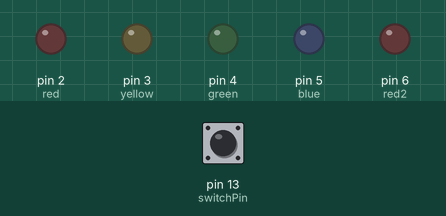
Recording of a sketch running on a simulated Arduino Uno, built with avr-gcc and run on an emulated ATmega328P. On the bench: output pins drawn as LEDs (lit = HIGH). Inputs (shaded band) come from the test bench; at power-on: pin 13 (switchPin) LOW.

Above: at 1.2 s.
1.3 s: pin 13 (switchPin) pulled HIGH for 0.15 s
At 1.5 s:
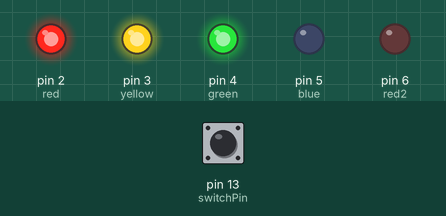
At 1.92 s:
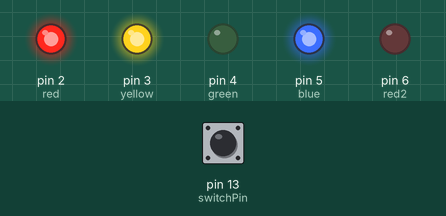
Timing chart, 0 to 21.1 s (numbered marks = the images above; inputs shaded):
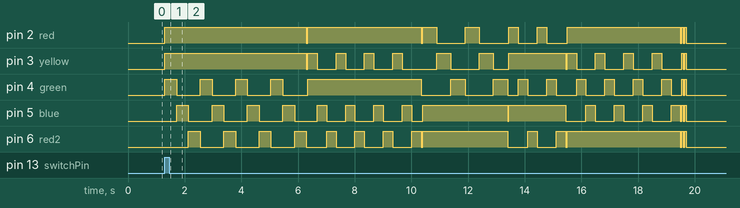

Measured:
- after the input at 1.3 s, pin 4 (green): LOW → HIGH at once, → LOW 0.42 s later, → HIGH 0.83 s later, → LOW 0.42 s later, … (30 changes in this stretch); pin 5 (blue): LOW → HIGH after 0.42 s, → LOW 0.42 s later, → HIGH 0.83 s later, → LOW 0.42 s later, … (32 changes in this stretch)

The sketch:

light_show.ino
```cpp
/*
SparkFun Inventor's Kit
Example sketch 06

SPDT Switch

Use a Single Pole - Double Throw Switch (SPDT) to select an LED to blink

This sketch was written by SparkFun Electronics,
with lots of help from the Arduino community.
This code is completely free for any use.
Visit http://learn.sparkfun.com/products/2 for SIK information.
Visit http://www.arduino.cc to learn more about Arduino.
*/


// Create constants for the pins we will be using
const int switchPin = 13;
const int red = 2;
const int yellow = 3;
const int green = 4;
const int blue = 5;
const int red2 = 6;


void setup()
{
  // Set up the switch pins to be an input:
  pinMode(switchPin, INPUT);

  // Set up the LED pins to be an output:
  pinMode(red,OUTPUT);
  pinMode(yellow,OUTPUT);
  pinMode(green,OUTPUT);
  pinMode(blue,OUTPUT);
  pinMode(red2,OUTPUT);
}


void loop()
{
  // variables to hold the switch state
  int switchVal;

  // Since a switch has only two states, either HIGH (3.3V)
  // or LOW (GND) there is no way for you to have a floating point situation so there       //is no need for a pulldown resistor.

  //store the switch value to the switchVal variable
  switchVal = digitalRead(switchPin);

 //if switchVal is HIGH the light show starts
 if(switchVal == HIGH)
 {
//loop 1
   digitalWrite(red,HIGH);
   digitalWrite(yellow,HIGH);
   digitalWrite(green,HIGH);
   delay(416);                    //416
   digitalWrite(green,LOW);
   digitalWrite(blue,HIGH);
   delay(416);                 //832
   digitalWrite(blue,LOW);
   digitalWrite(red2,HIGH);
   delay(416);                  //1248
   digitalWrite(red2,LOW);
//loop 2
   digitalWrite(green,HIGH);
   delay(416);                    //1664
   digitalWrite(green,LOW);
   digitalWrite(blue,HIGH);
   delay(416);                 //2080
   digitalWrite(blue,LOW);
   digitalWrite(red2,HIGH);
   delay(416);                  //2496
   digitalWrite(red2,LOW);
//loop 3
   digitalWrite(green,HIGH);
   delay(416);                    //2912
   digitalWrite(green,LOW);
   digitalWrite(blue,HIGH);
   delay(416);                 //3328
   digitalWrite(blue,LOW);
   digitalWrite(red2,HIGH);
   delay(416);                  //3744
   digitalWrite(red2,LOW);
//loop 4
   digitalWrite(green,HIGH);
   delay(416);                    //4160
   digitalWrite(green,LOW);
   digitalWrite(blue,HIGH);
   delay(416);                 //4576
   digitalWrite(blue,LOW);
   digitalWrite(red2,HIGH);
   delay(416);                  //4992
   digitalWrite(red2,LOW);
   digitalWrite(red,LOW);
   digitalWrite(yellow,LOW);
   delay(50);
//part 1 done 5sec
//loop 1
   digitalWrite(red,HIGH);
   digitalWrite(green,HIGH);
   digitalWrite(yellow,HIGH);
   delay(334);                //334
   digitalWrite(yellow,LOW);
   digitalWrite(blue,HIGH);
   delay(333);                //667
   digitalWrite(blue,LOW);
   digitalWrite(red2,HIGH);
   delay(333);                //1000
   digitalWrite(red2,LOW);
//loop 2
   digitalWrite(red,HIGH);
   digitalWrite(green,HIGH);
   digitalWrite(yellow,HIGH);
   delay(334);                //1334
   digitalWrite(yellow,LOW);
   digitalWrite(blue,HIGH);
   delay(333);                //1667
   digitalWrite(blue,LOW);
   digitalWrite(red2,HIGH);
   delay(333);                //2000
   digitalWrite(red2,LOW);
//loop 3
   digitalWrite(red,HIGH);
   digitalWrite(green,HIGH);
   digitalWrite(yellow,HIGH);
   delay(334);                //2334
   digitalWrite(yellow,LOW);
   digitalWrite(blue,HIGH);
   delay(333);                //2667
   digitalWrite(blue,LOW);
   digitalWrite(red2,HIGH);
   delay(333);                //3000
   digitalWrite(red2,LOW);
//loop 4
   digitalWrite(red,HIGH);
   digitalWrite(green,HIGH);
   digitalWrite(yellow,HIGH);
   delay(334);                //3334
   digitalWrite(yellow,LOW);
   digitalWrite(blue,HIGH);
   delay(333);                //3667
   digitalWrite(blue,LOW);
   digitalWrite(red2,HIGH);
   delay(333);                //4000
   digitalWrite(red2,LOW);
   digitalWrite(red,LOW);
   digitalWrite(yellow,LOW);
   digitalWrite(green,LOW);
   delay(50);
//part 2 done 9sec
//loop 1
   digitalWrite(blue,HIGH);
   digitalWrite(red2,HIGH);
   digitalWrite(red,HIGH);
   delay(500);                    //500
   digitalWrite(red,LOW);
   digitalWrite(yellow,HIGH);
   delay(500);                 //1000
   digitalWrite(yellow,LOW);
   digitalWrite(green,HIGH);
   delay(500);                  //1500
   digitalWrite(green,LOW);
//loop 2
   digitalWrite(blue,HIGH);
   digitalWrite(red2,HIGH);
   digitalWrite(red,HIGH);
   delay(500);                    //2000
   digitalWrite(red,LOW);
   digitalWrite(yellow,HIGH);
   delay(500);                 //2500
   digitalWrite(yellow,LOW);
   digitalWrite(green,HIGH);
   delay(500);                  //3000
   digitalWrite(green,LOW);
   digitalWrite(blue,LOW);
   digitalWrite(red2,LOW);
   delay(50);
//part 3 done 12sec
//loop 1
   digitalWrite(yellow,HIGH);
   digitalWrite(blue,HIGH);
   digitalWrite(red,HIGH);
   delay(334);                //334
   digitalWrite(red,LOW);
   digitalWrite(green,HIGH);
   delay(333);                //667
   digitalWrite(green,LOW);
   digitalWrite(red2,HIGH);
   delay(333);                //1000
   digitalWrite(red2,LOW);
//loop 2
   digitalWrite(yellow,HIGH);
   digitalWrite(blue,HIGH);
   digitalWrite(red,HIGH);
   delay(334);                //1334
   digitalWrite(red,LOW);
   digitalWrite(green,HIGH);
   delay(333);                //1667
   digitalWrite(green,LOW);
   digitalWrite(red2,HIGH);
   delay(333);                //2000
   digitalWrite(red2,LOW);
   digitalWrite(blue,LOW);
   digitalWrite(yellow,LOW);
   delay(50);
//part 4 done 14sec
//loop 1
   digitalWrite(red,HIGH);
   digitalWrite(red2,HIGH);
   digitalWrite(yellow,HIGH);
   delay(334);                    //334
   digitalWrite(yellow,LOW);
   digitalWrite(green,HIGH);
   delay(333);                 //667
   digitalWrite(green,LOW);
   digitalWrite(blue,HIGH);
   delay(333);                  //1000
   digitalWrite(blue,LOW);
//loop 2
   digitalWrite(red,HIGH);
   digitalWrite(red2,HIGH);
   digitalWrite(yellow,HIGH);
   delay(334);                    //1334
   digitalWrite(yellow,LOW);
   digitalWrite(green,HIGH);
   delay(333);                 //1667
   digitalWrite(green,LOW);
   digitalWrite(blue,HIGH);
   delay(333);                  //2000
   digitalWrite(blue,LOW);
//loop 3
   digitalWrite(red,HIGH);
   digitalWrite(red2,HIGH);
   digitalWrite(yellow,HIGH);
   delay(334);                    //2334
   digitalWrite(yellow,LOW);
   digitalWrite(green,HIGH);
   delay(333);                 //2667
   digitalWrite(green,LOW);
   digitalWrite(blue,HIGH);
   delay(333);                  //3000
   digitalWrite(blue,LOW);
//loop 4
   digitalWrite(red,HIGH);
   digitalWrite(red2,HIGH);
   digitalWrite(yellow,HIGH);
   delay(334);                    //3334
   digitalWrite(yellow,LOW);
   digitalWrite(green,HIGH);
   delay(333);                 //3667
   digitalWrite(green,LOW);
   digitalWrite(blue,HIGH);
   delay(333);                  //4000
   digitalWrite(blue,LOW);
   digitalWrite(red,LOW);
   digitalWrite(red2,LOW);
   delay(50);
//part 5 done 18sec
//Finale
   digitalWrite(red,HIGH);
   digitalWrite(yellow,HIGH);
   digitalWrite(green,HIGH);
   digitalWrite(blue,HIGH);
   digitalWrite(red2,HIGH);
   delay(50);
   digitalWrite(red,LOW);
   digitalWrite(yellow,LOW);
   digitalWrite(green,LOW);
   digitalWrite(blue,LOW);
   digitalWrite(red2,LOW);
   delay(50);
   digitalWrite(red,HIGH);
   digitalWrite(yellow,HIGH);
   digitalWrite(green,HIGH);
   digitalWrite(blue,HIGH);
   digitalWrite(red2,HIGH);
   delay(50);
   digitalWrite(red,LOW);
   digitalWrite(yellow,LOW);
   digitalWrite(green,LOW);
   digitalWrite(blue,LOW);
   digitalWrite(red2,LOW);
   delay(5000);
 }
 //else the lights are off
 else
 {
   digitalWrite(red,LOW);
   digitalWrite(yellow,LOW);
   digitalWrite(green,LOW);
   digitalWrite(blue,LOW);
   digitalWrite(red2,LOW);
 }
}
```
